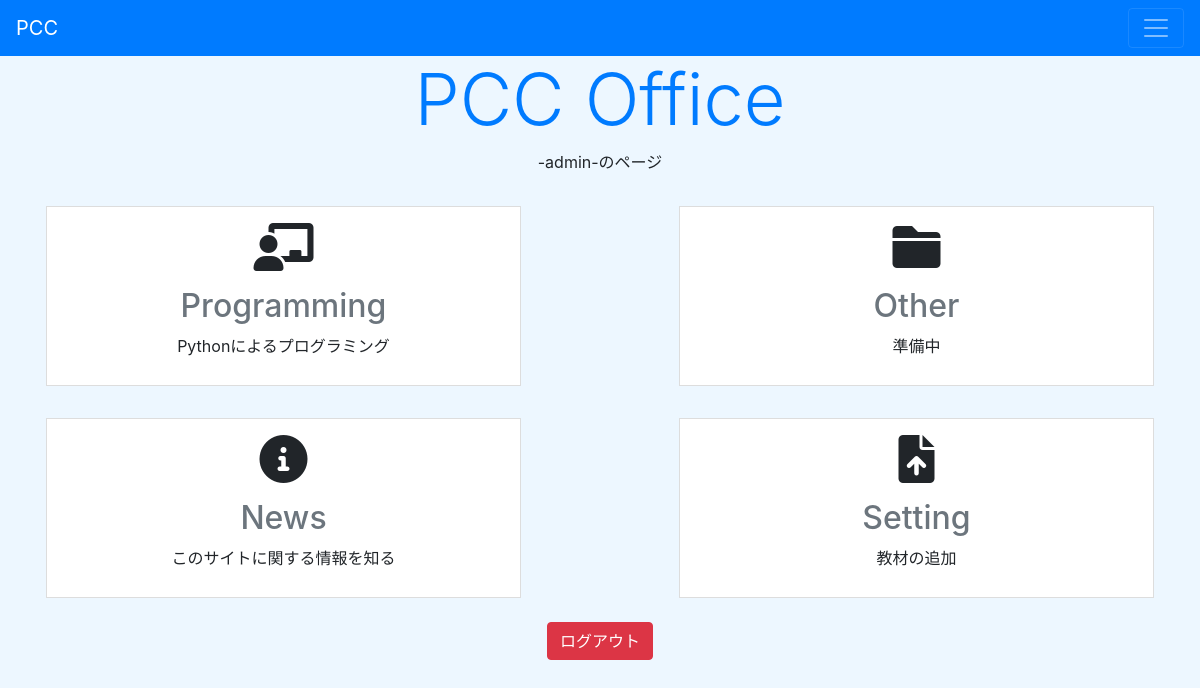
/home/ (signed in), run on an earlier commit of the app's database.
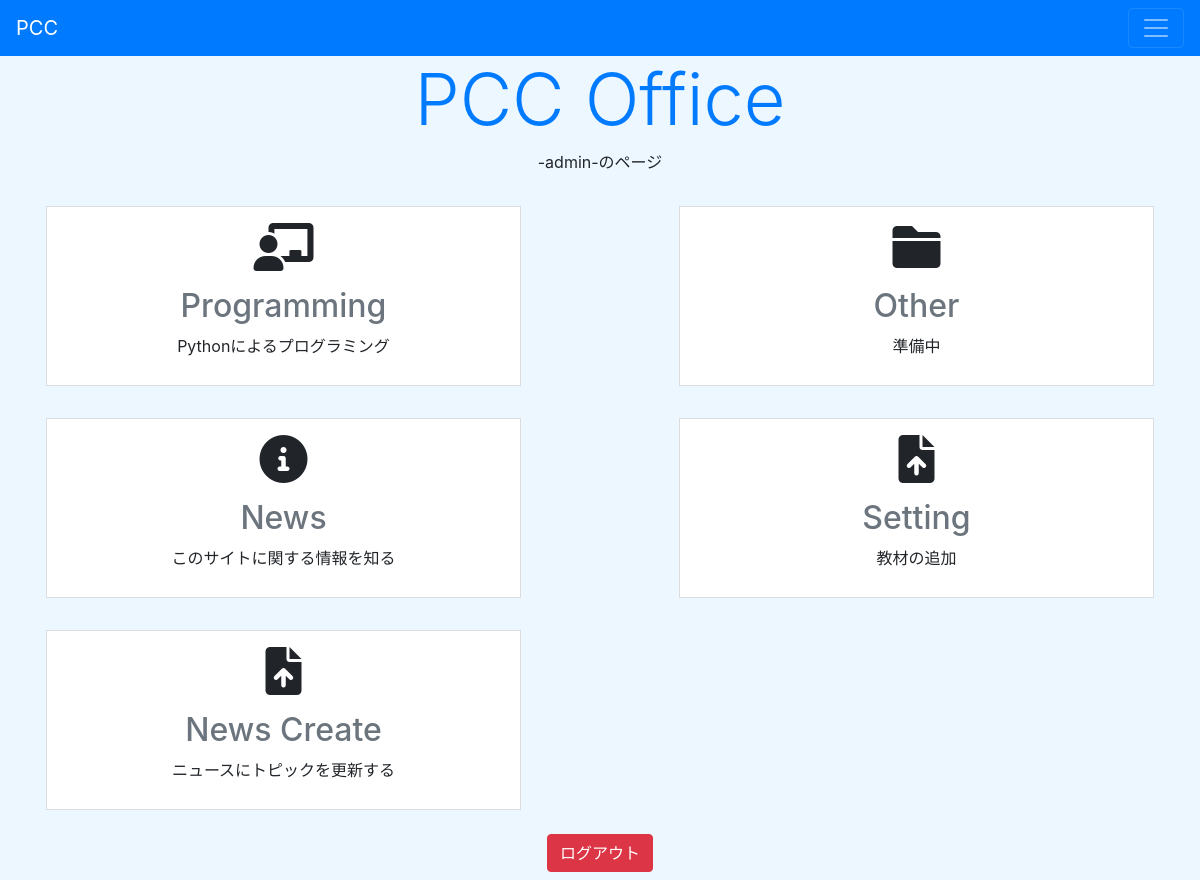
And on a later commit of the database.
### pcc_home/models.py (models this page shows, shortened)
class Home_contents(models.Model):
    title = models.CharField(max_length = 100)  # タイトル
    desc = models.CharField(max_length = 200)   # 概要
    page = models.CharField(max_length = 100)   # ページ (URL)
    icon = models.CharField(max_length = 200)   # HTMLのアイコン
    auth = models.BooleanField(default = False) # 権限

### pcc_home/views.py (the view)
# urls.py: path('', views.index, name = 'index'),
def index(request):
    if (request.user.is_superuser):
        data = Home_contents.objects.all()
    else:
        data = Home_contents.objects.filter(auth = False) # 権限が必要ないものだけ取得
    params = {
        'title' : 'PCC Office',
        'content_list' : data,
    }
    return render(request, 'pcc_home/index.html', params)

### pcc_home/templates/pcc_home/index.html (shortened to what this page needs)
<!doctype html>
<html lang="ja">
<head>
    <link rel="stylesheet" href="https://stackpath.bootstrapcdn.com/bootstrap/4.3.1/css/bootstrap.min.css"
>
    <link href="https://use.fontawesome.com/releases/v6.0.0/css/all.css" rel="stylesheet">
</head>
<body style="background-color: #EDF7FF">
    <nav class="navbar navbar navbar-dark bg-primary">
        <a class="navbar-brand" href="#">PCC</a>
        <button class="navbar-toggler" type="button" data-toggle="collapse" data-target="#navbarNav"
            aria-controls="navbarNav" aria-expanded="false" aria-label="Toggle navigation">
            <span class="navbar-toggler-icon"></span>
        </button>
    </nav>
    <h1 class="display-3 text-primary text-center">{{ title }}</h1>
    <div class="container">
        {% if user.is_authenticated %}
        <p class="text-center">-{{ user.username }}-のページ</p>
        <div class="row justify-content-between">
            {% for item in content_list %}
            <div class="contents col-md-5 m-3" style="min-height: 180px">
                {% if item.page != "#" %}
                <a href="{% url item.page %}" class="link"></a>
                {% else %}
                <a href="#" class="link"></a>
                {% endif %}
                <div class="text-center p-3">
                    <i class="{{ item.icon }} fa-3x"></i>
                </div>
                <div class="text-center">
                    <p class="h2 text-secondary">{{ item.title }}</p>
                    <p>{{ item.desc }}</p>
                </div>
            </div>
            {% endfor %}
        </div>
        <p class="text-center m-2"><a class="btn btn-danger" href="{% url 'accounts:logout' %}">ログアウト</a></p>
        {% else %}
        <p class="text-center">ログインしていません</p>
        <p class="text-center"><a class="btn btn-primary" href="{% url 'accounts:login' %}" role="button">ログインする</a></p>
        {% endif %}
    </div>
</body>
</html>

### pcc_home/templates/pcc_home/index.html (style rules this page uses)
.contents { border: 1px solid #DDD; background-color: #FFFFFF; transition-duration: 0.5s; }
.link { display: block; position: absolute; top: 0; left: 0; width: 100%; height: 100%; }

What changed in the data, as far as the page shows it:
added Home_contents: title "News Create", desc "ニュースにトピックを更新する"
